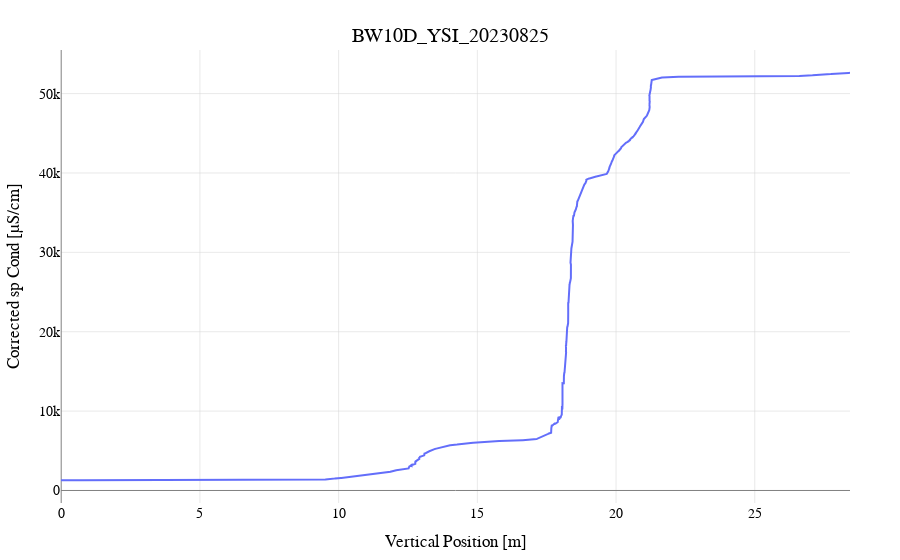

The notebook cell this image was saved under:
### Code cell
mode='lines'

plots.plot_data(x_row, y_row, plot_mode=mode, title=name)

### Figure 1 — Plotly figure (JSON) as saved in the notebook; plotly's stock layout.template omitted (floating-point values rounded to 4 significant figures; data arrays with more than 128 entries replaced by an {"elided": "..."} marker saying what was removed)
{"data": [{"mode": "lines", "name": "Primary Trace (n = 14960)", "type": "scatter", "x": {"elided": "14960 float values"}, "y": {"elided": "14960 float values"}}], "layout": {"font": {"color": "black", "family": "Arial, sans-serif", "size": 14}, "legend": {"bgcolor": "rgba(255, 255, 255, 0.8)", "bordercolor": "black", "borderwidth": 1, "x": 0.01, "xanchor": "left", "y": 0.99, "yanchor": "top"}, "margin": {"b": 50, "l": 50, "r": 50, "t": 50}, "title": {"text": "BW10D_YSI_20230825", "x": 0.5, "xanchor": "center", "y": 0.95, "yanchor": "top"}, "xaxis": {"gridcolor": "LightGray", "gridwidth": 0.5, "showgrid": true, "title": {"text": "Vertical Position [m]"}, "zeroline": true, "zerolinecolor": "Gray", "zerolinewidth": 1}, "yaxis": {"gridcolor": "LightGray", "gridwidth": 0.5, "showgrid": true, "title": {"text": "Corrected sp Cond [µS/cm]"}, "zeroline": true, "zerolinecolor": "Gray", "zerolinewidth": 1}}}
